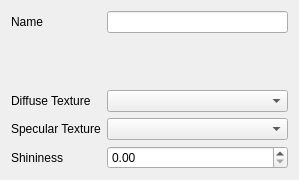
<?xml version="1.0" encoding="UTF-8"?>
<ui version="4.0">
 <class>AddMaterialWidget</class>
 <widget class="QWidget" name="AddMaterialWidget">
  <property name="geometry">
   <rect>
    <x>0</x>
    <y>0</y>
    <width>299</width>
    <height>180</height>
   </rect>
  </property>
  <property name="windowTitle">
   <string>Add New Material</string>
  </property>
  <layout class="QFormLayout" name="formLayout">
   <item row="0" column="0">
    <widget class="QLabel" name="label">
     <property name="text">
      <string>Name</string>
     </property>
    </widget>
   </item>
   <item row="0" column="1">
    <widget class="QLineEdit" name="nameEdit"/>
   </item>
   <item row="3" column="1">
    <widget class="QComboBox" name="diffuseCombo"/>
   </item>
   <item row="5" column="1">
    <widget class="QComboBox" name="specularCombo"/>
   </item>
   <item row="7" column="1">
    <widget class="QDoubleSpinBox" name="shininessSpin"/>
   </item>
   <item row="3" column="0">
    <widget class="QLabel" name="label_3">
     <property name="text">
      <string>Diffuse Texture</string>
     </property>
    </widget>
   </item>
   <item row="5" column="0">
    <widget class="QLabel" name="label_4">
     <property name="text">
      <string>Specular Texture</string>
     </property>
    </widget>
   </item>
   <item row="7" column="0">
    <widget class="QLabel" name="label_2">
     <property name="text">
      <string>Shininess</string>
     </property>
    </widget>
   </item>
   <item row="2" column="1">
    <spacer name="verticalSpacer">
     <property name="orientation">
      <enum>Qt::Vertical</enum>
     </property>
     <property name="sizeHint" stdset="0">
      <size>
       <width>20</width>
       <height>40</height>
      </size>
     </property>
    </spacer>
   </item>
  </layout>
 </widget>
 <resources/>
 <connections/>
</ui>
